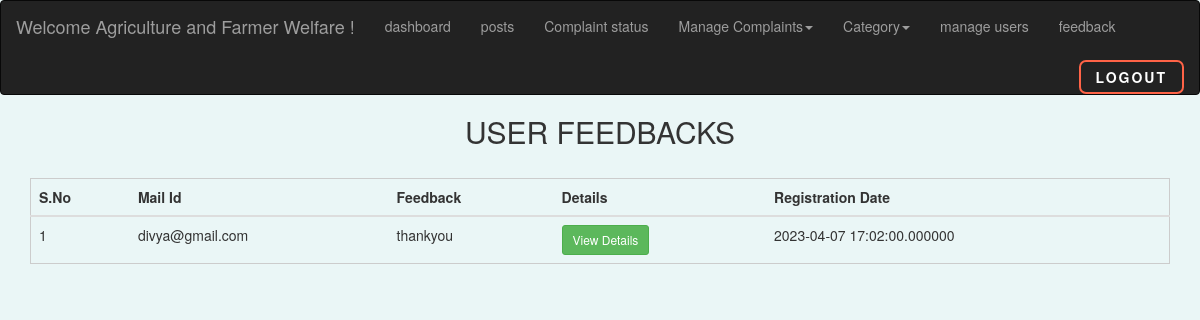
/a_afeed.php (signed in), run on the app's committed database.
### tables this page shows
CREATE TABLE `afeed` (
  `id` int(250) NOT NULL,
  `umail` varchar(50) NOT NULL,
  `feedback` varchar(250) NOT NULL,
  `date` datetime(6) NOT NULL DEFAULT current_timestamp(6),
  `seen` varchar(50) NOT NULL
);

### a_afeed.php (the view, shortened to what this page needs)
<?php
include("dbconnect.php");
?>
<!DOCTYPE html>
<html>
<head>
  <link rel="stylesheet" href="https://maxcdn.bootstrapcdn.com/bootstrap/3.4.1/css/bootstrap.min.css">
  </head>
  <body style="background-color: #eaf6f6;">
    <nav class="navbar navbar-inverse">
      <div class="container-fluid">
    <div class="navbar-header">
      <a class="navbar-brand">Welcome <?php echo $_SESSION['aname']; ?> !</a>
    </div>
    <ul class="nav navbar-nav">
    <li><a href="a_notify.php">dashboard</a></li>
    <li><a href="agripost.php">posts</a></li>
    <li><a href="a_agri.php">Complaint status</a></li>
      <li class="dropdown">
      <a class="dropdown-toggle" data-toggle="dropdown" href="#">Manage Complaints<span class="caret"></span></a>
          </li>
        <li class="dropdown">
      <a class="dropdown-toggle" data-toggle="dropdown" href="#">Category<span class="caret"></span></a>
          </li>
          <li><a href="a_umanage.php">manage users</a></li>
          <li><a href="a_afeed.php">feedback</a></li>
        </ul>
    <form method="get"><button class="back" name="logout">Logout</button></form>
  </div>
  </nav>
	<div>
		<h2 style="text-align: center;">USER FEEDBACKS</h2>
  <br>
  <table  style="margin: 0 auto; width: 95%; border: 1px solid #ccc;" class="table">
    <thead>
  <tr>
      <th scope="col">S.No</th>
      <th scope="col">Mail Id</th>
			<th scope="col">Feedback</th>
      <th scope="col">Details</th>
      <th scope="col">Registration Date</th>
		</tr>
  </thead>
			<?php
  $qry=mysqli_query($conn,"select * from afeed");
  while ($row=mysqli_fetch_array($qry))
  {
  ?>
      <tbody>
      <tr>
      <td scope="row"></td>
      <td><?php   echo $row['umail'];  ?></td>
      <td><?php   echo $row['feedback'];  ?></td>
      <td><a type="button" class="btn btn-success btn-sm" href='a_afeedview.php?id=<?php echo $row['id']?>'>View Details</a></td>
      <td><?php  echo $row['date'] ; ?></td>
    </tr>
  </tbody>
    <?php
  }
  ?>
	</table>
	</div>
</body>
</html>

### a_afeed.php (style rules this page uses)
.back { position: relative; padding: 5px 15px; border-radius: 7px; border: 2px solid rgb(255, 99, 71); font-size: 14px; text-transform: uppercase; font-weight: 600; letter-spacing: 2px; background: transparent; color: #fff; overflow: hidden; box-shadow: 0 0 0 0 transparent; -webkit-transition: all 0.2s ease-in; -moz-transition: all 0.2s ease-in; transition: all 0.2s ease-in; float: right; margin-left: 9px; margin-top: 9px; }
.back::before { content: ''; display: block; width: 0px; height: 86%; position: absolute; top: 7%; left: 0%; opacity: 0; background: #fff; box-shadow: 0 0 50px 30px #fff; -webkit-transform: skewX(-20deg); -moz-transform: skewX(-20deg); -ms-transform: skewX(-20deg); -o-transform: skewX(-20deg); transform: skewX(-20deg); }
body { counter-reset: serial; overflow-x: hidden; }
tr td:first-child:before { counter-increment: serial; content: counter(serial); }

### data on the page
afeed: umail "divya@gmail.com", feedback "thankyou", date "2023-04-07 17:02:00.000000"

### other printed values
$_SESSION['aname'] "Agriculture and Farmer Welfare"
